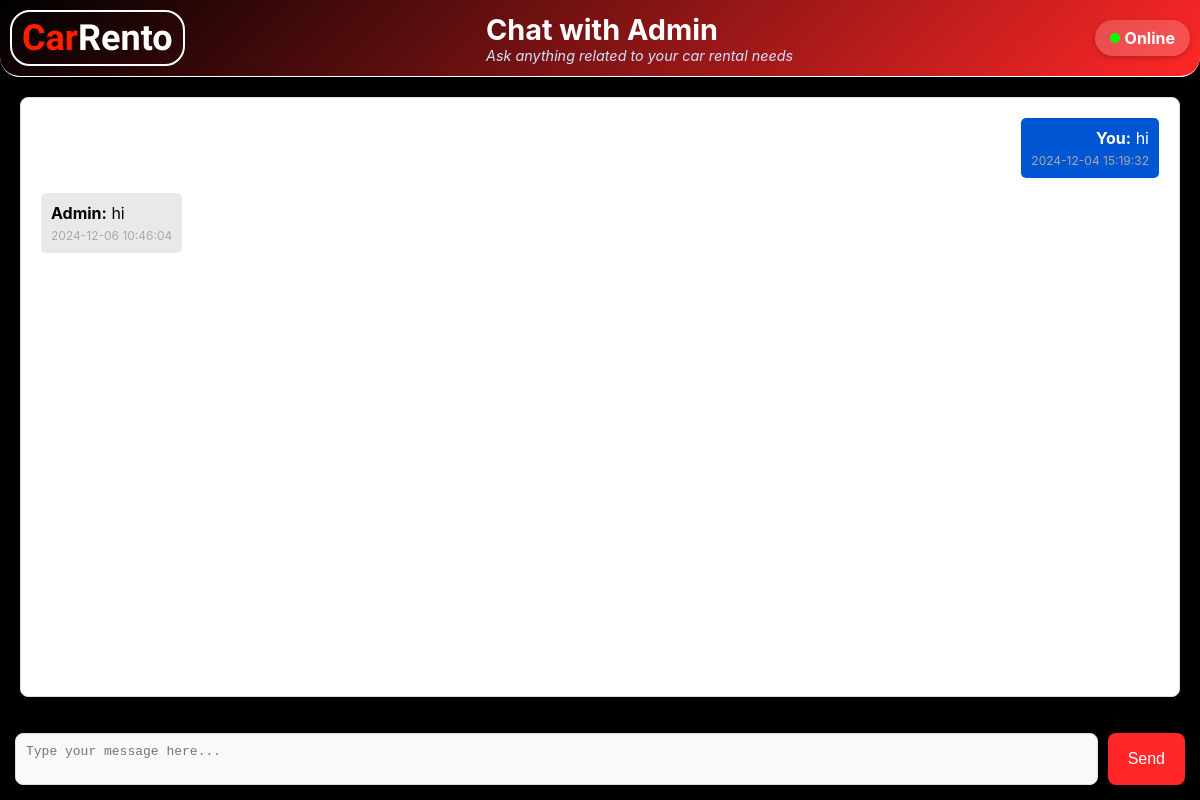
Screenshot of /chat_employee.php (signed in) with the database file from the repository.
### tables this page shows
CREATE TABLE `message` (
  `id` int(11) NOT NULL,
  `sender` varchar(255) NOT NULL,
  `receiver` varchar(255) NOT NULL,
  `message` text NOT NULL,
  `timestamp` timestamp NOT NULL DEFAULT current_timestamp(),
  `user_id` int(11) NOT NULL,
  `is_read` tinyint(1) DEFAULT 0,
  `content` text NOT NULL
);

### chat_employee.php (the view, shortened to what this page needs)
<?php
include('config.php');
$userId = intval($_SESSION['id']);
$sqlMessages = "SELECT sender, message, timestamp
                FROM message
                WHERE user_id = $userId
                ORDER BY timestamp ASC";
$resultMessages = $conn->query($sqlMessages);
?>
<!DOCTYPE html>
<html lang="en">
<head>
</head>
<body>
    <div class="header">
        <div class="header-content">
            <div class="logo">Car<span>Rento</span></div>
            <div>
                <h1>Chat with Admin</h1>
                <p class="subtitle">Ask anything related to your car rental needs</p>
            </div>
            <div class="status-indicator">
                <span class="status-dot"></span> Online
            </div>
        </div>
    </div>
    <div class="chat-box">
        <?php if ($resultMessages->num_rows > 0): ?>
            <?php while ($row = $resultMessages->fetch_assoc()): ?>
                <div class="message <?php echo $row['sender'] == $userId ? 'sent' : 'received'; ?>">
                    <strong><?php echo htmlspecialchars($row['sender'] == $userId ? 'You' : 'Admin'); ?>:</strong>
                    <?php echo htmlspecialchars($row['message']); ?>
                    <small><?php echo $row['timestamp']; ?></small>
                </div>
            <?php endwhile; ?>
        <?php else: ?>
            <p style="text-align: center; color: #aaa;">No messages yet.</p>
        <?php endif; ?>
    </div>
    <div class="input-container">
        <form method="POST" style="display: flex; width: 100%;">
            <textarea name="message" rows="2" placeholder="Type your message here..." required></textarea>
            <button type="submit" class="send-button">Send</button>
        </form>
    </div>
</body>
</html>

### chat_employee.php (style rules this page uses)
body { font-family: 'Inter', sans-serif; margin: 0; padding: 0; background-color: #000; display: flex; flex-direction: column; height: 100vh; }
.header { background: linear-gradient(135deg, #000, #ff2727); color: white; padding: 10px; display: flex; justify-content: center; align-items: center; border-bottom: 1px solid #fff; box-shadow: 0 4px 6px rgba(0, 0, 0, 0.2); border-bottom-left-radius: 20px; border-bottom-right-radius: 20px; position: relative; z-index: 1000; }
.header-content { display: flex; align-items: center; gap: 15px; max-width: 1200px; width: 100%; justify-content: space-between; }
.logo { font-family: 'italianno', sans-serif; font-size: 36px; color: #ff1e00; font-weight: bold; border: 2px solid white; padding: 5px 10px; border-radius: 20px; }
.logo span { font-family: 'italianno', sans-serif; font-size: 36px; color: #fff; font-weight: bold; }
h1 { margin: 0; font-size: 1.8em; font-weight: bold; }
.subtitle { margin: 0; font-size: 0.9em; color: #d0e4ff; font-style: italic; }
.status-indicator { display: flex; align-items: center; font-size: 1em; background-color: rgba(255, 255, 255, 0.2); padding: 8px 15px; border-radius: 20px; box-shadow: 0 2px 5px rgba(0, 0, 0, 0.2); font-weight: bold; gap: 5px; }
.status-dot { width: 10px; height: 10px; background-color: #00ff00; border-radius: 50%; display: inline-block; }
.chat-box { flex-grow: 1; display: flex; flex-direction: column; padding: 20px; overflow-y: auto; background-color: #fff; border: 1px solid #ddd; border-radius: 8px; margin: 20px; box-shadow: 0 0 10px rgba(0, 0, 0, 0.1); }
.message { margin-bottom: 15px; padding: 10px; border-radius: 5px; background-color: #f1f1f1; max-width: 100%; word-wrap: break-word; display: inline-block; clear: both; }
.message strong { font-weight: bold; }
.message small { display: block; margin-top: 5px; font-size: 12px; color: #aaa; }
.message.sent { background-color: #0056d2; color: white; text-align: right; margin-left: auto; max-width: 70%; }
.message.received { background-color: #e9e9e9; color: black; text-align: left; margin-right: auto; max-width: 70%; }
.input-container { display: flex; padding: 15px; background-color: #000; border-top: 1px solid #000; box-shadow: 0 -2px 5px rgba(0, 0, 0, 0.1); }
textarea { flex: 1; resize: none; border: 1px solid #ddd; border-radius: 8px; padding: 10px; font-size: 1em; background-color: #f9f9f9; outline: none; transition: border 0.3s; }
.send-button { margin-left: 10px; padding: 10px 20px; background-color: #ff2727; color: white; border: none; border-radius: 8px; cursor: pointer; font-size: 1em; transition: background-color 0.3s, transform 0.2s; }

### rows the page displays
message: sender "You", message "hi", timestamp "2024-12-04 15:19:32"
message: sender "Admin", message "hi", timestamp "2024-12-06 10:46:04"
